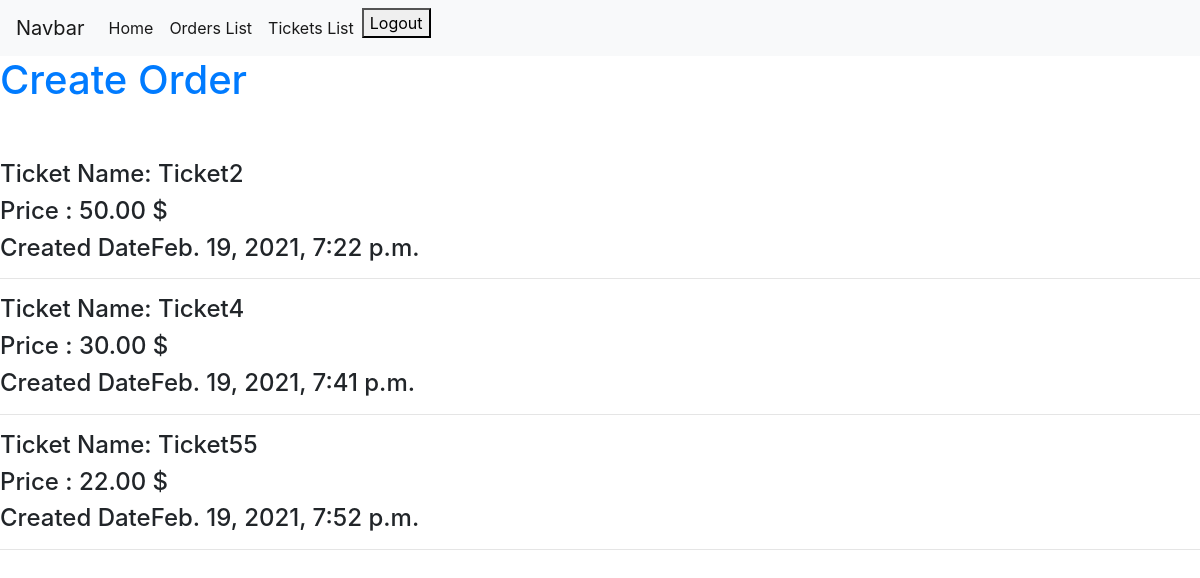
Page /orders (signed in) on the committed database.
### ecommerce/models.py (models this page shows, shortened)
class Order(models.Model):
    user = models.ForeignKey(to='user.User', on_delete=models.SET_NULL, null=True, related_name='orders')
    ticket = models.OneToOneField(to='ecommerce.Ticket', on_delete=models.PROTECT, related_name='orders')
    price = models.DecimalField(max_digits=10, decimal_places=2, verbose_name=_("Price"))
    created_date = models.DateTimeField(auto_now_add=True)
    class Meta:
        verbose_name = _('Order')
        verbose_name_plural = _('Orders')

class Ticket(models.Model):
    name = models.CharField(max_length=100, verbose_name=_('Ticket name'), unique=True)
    start_date = models.DateTimeField(verbose_name=_('Start date'))
    end_date = models.DateTimeField(verbose_name=_('End date'))
    qr_code = models.CharField(max_length=254, verbose_name=_('QR Code'))
    price = models.DecimalField(max_digits=10, decimal_places=2, verbose_name=_("Price"), null=True)
    status = models.IntegerField(choices=TicketStatus.choices, default=0)
    def __str__(self):
        return self.name
    class Meta:
        verbose_name = _('Ticket')
        verbose_name_plural = _('Tickets')

### ecommerce/views.py (the view)
# urls.py: path('orders', orders_list, name='orders_list'),
@login_required
def orders_list(request: WSGIRequest) -> HttpResponse:
    orders: Order = Order.objects.filter(user_id=request.user.pk)
    return render(request, 'pages/ecommerce/orders.html', context={'orders': orders})

### templates/pages/ecommerce/orders.html (shortened to what this page needs)
{% extends 'layout.html' %}
{% block content %}
    <h1><a href="{% url 'ecommerce:create_orders' %}">Create Order</a></h1>
    <br>
    <br>
    {% for order in orders %}
        <h4>Ticket Name: {{ order.ticket }}</h4>
        <h4>Price : {{ order.price }} $</h4>
        <h4>Created Date{{ order.created_date }}</h4>
        <hr>
    {% endfor %}
{% endblock %}

### rows in the picture
Order: ticket "Ticket2", price "50.00", created_date "Feb. 19, 2021, 7:22 p.m."
Order: ticket "Ticket4", price "30.00", created_date "Feb. 19, 2021, 7:41 p.m."
Order: ticket "Ticket55", price "22.00", created_date "Feb. 19, 2021, 7:52 p.m."
